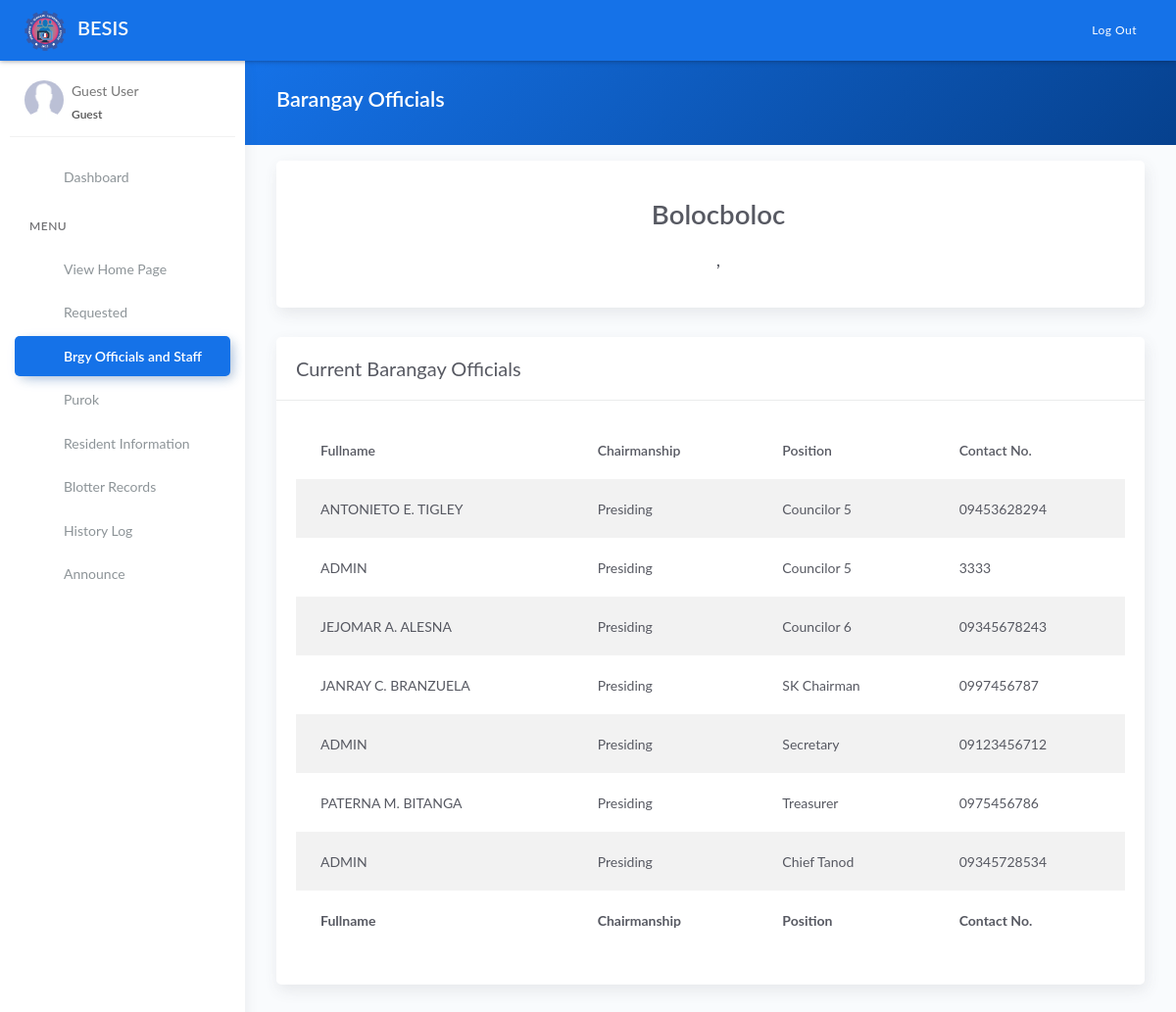
Page /officials.php on the committed database.
### tables this page shows
CREATE TABLE `tblofficials` (
  `id` int(11) NOT NULL AUTO_INCREMENT,
  `name` varchar(50) DEFAULT NULL,
  `chairmanship` varchar(50) DEFAULT NULL,
  `position` varchar(50) DEFAULT NULL,
  `contact` varchar(11) DEFAULT NULL,
  `termstart` date DEFAULT NULL,
  `termend` date DEFAULT NULL,
  `status` varchar(20) DEFAULT NULL,
  PRIMARY KEY (`id`)
);

CREATE TABLE `tblchairmanship` (
  `id` int(11) NOT NULL AUTO_INCREMENT,
  `title` varchar(100) DEFAULT NULL,
  PRIMARY KEY (`id`)
);

CREATE TABLE `tblposition` (
  `id` int(11) NOT NULL AUTO_INCREMENT,
  `position` varchar(50) DEFAULT NULL,
  `order` int(11) DEFAULT NULL,
  PRIMARY KEY (`id`)
);

### officials.php (the view, shortened to what this page needs)
<?php include 'server/server.php' ?>
<?php
	if(isset($_SESSION['role'])){
		if($_SESSION['role'] =='staff'){
			$off_q = "SELECT *,tblofficials.id as id, tblposition.id as pos_id,tblchairmanship.id as chair_id FROM tblofficials JOIN tblposition ON tblposition.id=tblofficials.position JOIN tblchairmanship ON tblchairmanship.id=tblofficials.chairmanship WHERE `status`='Active' ORDER BY tblposition.order ASC ";
		}else{
			$off_q = "SELECT *,tblofficials.id as id, tblposition.id as pos_id,tblchairmanship.id as chair_id FROM tblofficials JOIN tblposition ON tblposition.id=tblofficials.position JOIN tblchairmanship ON tblchairmanship.id=tblofficials.chairmanship ORDER BY tblposition.order ASC, `status` ASC ";
		}
	}else{
		$off_q = "SELECT *,tblofficials.id as id, tblposition.id as pos_id,tblchairmanship.id as chair_id FROM tblofficials JOIN tblposition ON tblposition.id=tblofficials.position JOIN tblchairmanship ON tblchairmanship.id=tblofficials.chairmanship WHERE `status`='Active' ORDER BY tblposition.order ASC ";
	}
	$res_o = $conn->query($off_q);
	$official = array();
	while($row = $res_o->fetch_assoc()){
		$official[] = $row;
	}
?>
<!DOCTYPE html>
<html lang="en">
<head>
	<?php include 'templates/header.php' ?>
</head>
<body>
	<div class="wrapper">
		<?php include 'templates/main-header.php' ?>
		<?php include 'templates/sidebar.php' ?>
		<div class="main-panel">
			<div class="content">
				<div class="panel-header bg-primary-gradient">
					<div class="page-inner">
						<div class="d-flex align-items-left align-items-md-center flex-column flex-md-row">
							<div>
								<h2 class="text-white fw-bold">Barangay Officials</h2>
							</div>
						</div>
					</div>
				</div>
				<div class="page-inner">
					<div class="row mt--2">
						<div class="col-md-12">
							<div class="card">
								<div class="card-body">
									<div class="d-flex flex-wrap pb-2 justify-content-between">
										<div class="px-2 pb-2 pb-md-0 text-center">
										</div>
										<div class="px-2 pb-2 pb-md-0 text-center">
											<h1 class="fw-bold mt-3">Bolocboloc</h1>
											<h4 class="fw-bold mt-3"><?= ucwords($town) ?>, <?= ucwords($province) ?> </h4>
										</div>
									</div>
								</div>
							</div>
							<div class="card">
								<div class="card-header">
									<div class="card-head-row">
										<div class="card-title">Current Barangay Officials</div>
									</div>
								</div>
								<div class="card-body">
									<div class="table-responsive">
										<table class="table table-striped">
											<thead>
												<tr>
													<th scope="col">Fullname</th>
													<th scope="col">Chairmanship</th>
													<th scope="col">Position</th>
                                                    <th scope="col">Contact No.</th>
												</tr>
											</thead>
											<tbody>
												<?php if(!empty($official)): ?>
													<?php foreach($official as $row): ?>
														<tr>
															<td class="text-uppercase"><?= $row['name'] ?></td>
															<td><?= $row['title'] ?></td>
															<td><?= $row['position'] ?></td>
                                                            <td><?= $row['contact'] ?></td>
														</tr>
													<?php endforeach ?>
												<?php else: ?>
													<tr>
														<td colspan="3" class="text-center">No Available Data</td>
													</tr>
												<?php endif ?>
											</tbody>
											<tfoot>
												<tr>
													<th scope="col">Fullname</th>
													<th scope="col">Chairmanship</th>
													<th scope="col">Position</th>
                                                    <th scope="col">Contact No.</th>
												</tr>
											</tfoot>
										</table>
									</div>
								</div>
							</div>
						</div>
					</div>
				</div>
			</div>
		</div>
	</div>
</body>
</html>

### rows in the picture
tblofficials: name "ANTONIETO E. TIGLEY", tblchairmanship.title "Presiding", tblposition.position "Councilor 5", contact "09453628294"
tblofficials: name "ADMIN", tblchairmanship.title "Presiding", tblposition.position "Councilor 5", contact "3333"
tblofficials: name "JEJOMAR A. ALESNA", tblchairmanship.title "Presiding", tblposition.position "Councilor 6", contact "09345678243"
tblofficials: name "JANRAY C. BRANZUELA", tblchairmanship.title "Presiding", tblposition.position "SK Chairman", contact "0997456787"
tblofficials: name "ADMIN", tblchairmanship.title "Presiding", tblposition.position "Secretary", contact "09123456712"
tblofficials: name "PATERNA M. BITANGA", tblchairmanship.title "Presiding", tblposition.position "Treasurer", contact "0975456786"
tblofficials: name "ADMIN", tblchairmanship.title "Presiding", tblposition.position "Chief Tanod", contact "09345728534"
